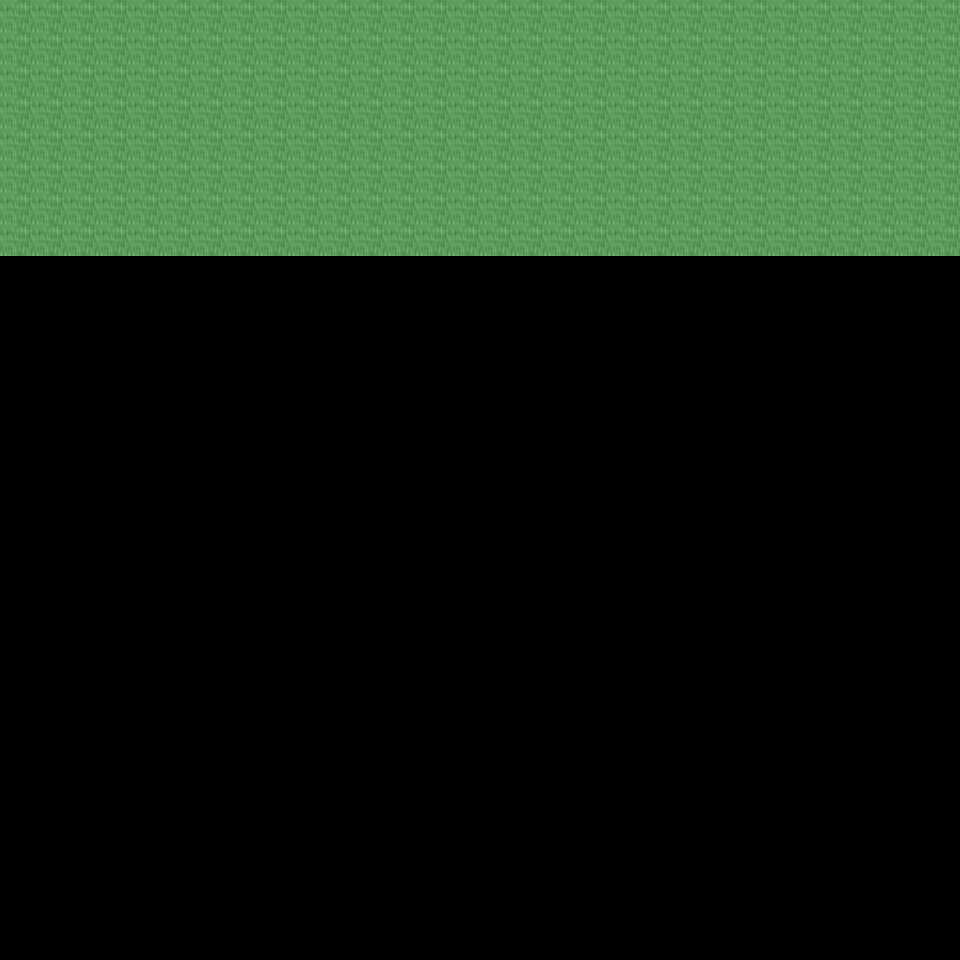

Below is a game level as drawn by its tile map, then a one-line description and the .tmx that defines it (tile-layer data replaced by summaries):
An orthogonal 30x30 tile map with 32x32 px tiles, 6 tile layers (Ground, Object, Object2, Above, ...), 12 tilesets and 2 objects (2x mapExit).

<map version="1.0" orientation="orthogonal" renderorder="right-down" width="30" height="30" tilewidth="32" tileheight="32" nextobjectid="3">
  <tileset firstgid="1" name="tileset_ground_ground" tilewidth="32" tileheight="32" tilecount="33" columns="3">
    <image source="../drawable/tileset_ground_ground.png" width="96" height="352" />
  </tileset>
  <tileset firstgid="34" name="tileset_ground_water_pool" tilewidth="32" tileheight="32" tilecount="72" columns="3">
    <image source="../drawable/tileset_ground_water_pool.png" width="96" height="768" />
  </tileset>
  <tileset firstgid="106" name="tileset_ground_grass_edges" tilewidth="32" tileheight="32" tilecount="36" columns="12">
    <image source="../drawable/tileset_ground_grass_edges.png" width="384" height="96" />
  </tileset>
  <tileset firstgid="142" name="tileset_ground_grass_corners" tilewidth="32" tileheight="32" tilecount="24" columns="6">
    <image source="../drawable/tileset_ground_grass_corners.png" width="192" height="128" />
  </tileset>
  <tileset firstgid="166" name="tileset_building_wall_wood" tilewidth="32" tileheight="32" tilecount="16" columns="4">
    <image source="../drawable/tileset_building_wall_wood.png" width="128" height="128" />
  </tileset>
  <tileset firstgid="182" name="tileset_plant_grasses" tilewidth="32" tileheight="32" tilecount="6" columns="3">
    <image source="../drawable/tileset_plant_grasses.png" width="96" height="64" />
  </tileset>
  <tileset firstgid="188" name="tileset_plant_flower_daisy_yellow" tilewidth="32" tileheight="32" tilecount="8" columns="2">
    <image source="../drawable/tileset_plant_flower_daisy_yellow.png" width="64" height="128" />
  </tileset>
  <tileset firstgid="196" name="tileset_plant_flower_daisy_blue" tilewidth="32" tileheight="32" tilecount="8" columns="2">
    <image source="../drawable/tileset_plant_flower_daisy_blue.png" width="64" height="128" />
  </tileset>
  <tileset firstgid="204" name="tileset_building_door_door_w" tilewidth="32" tileheight="32" tilecount="6" columns="2">
    <image source="../drawable/tileset_building_door_door_w.png" width="64" height="96" />
  </tileset>
  <tileset firstgid="210" name="tileset_building_door_door_e" tilewidth="32" tileheight="32" tilecount="6" columns="2">
    <image source="../drawable/tileset_building_door_door_e.png" width="64" height="96" />
  </tileset>
  <tileset firstgid="216" name="tileset_logic_creature_animal" tilewidth="32" tileheight="32" tilecount="32" columns="8">
    <image source="../drawable/tileset_logic_creature_animal.png" width="256" height="128" />
  </tileset>
  <tileset firstgid="248" name="tileset_logic_collision" tilewidth="32" tileheight="32" tilecount="1" columns="1">
    <image source="../drawable/tileset_logic_collision.png" width="32" height="32" />
  </tileset>
  <layer name="Ground" width="30" height="30">
    <data>[900 cells, 240 non-empty, 1 distinct tile ids]</data>
  </layer>
  <layer name="Object" width="30" height="30">
    <data>[900 cells, 0 non-empty, 0 distinct tile ids]</data>
  </layer>
  <layer name="Object2" width="30" height="30">
    <data>[900 cells, 0 non-empty, 0 distinct tile ids]</data>
  </layer>
  <layer name="Above" width="30" height="30">
    <data>[900 cells, 0 non-empty, 0 distinct tile ids]</data>
  </layer>
  <layer name="Above2" width="30" height="30">
    <data>[900 cells, 0 non-empty, 0 distinct tile ids]</data>
  </layer>
  <layer name="Walkable" width="30" height="30">
    <data>[900 cells, 240 non-empty, 1 distinct tile ids]</data>
  </layer>
  <objectgroup name="MapEvents">
    <object id="1" name="west" type="mapExit" x="0" y="256" width="32" height="704">
      <properties>
        <property name="map" value="level_0_x189_y97" />
        <property name="x" value="28" />
        <property name="y" value="8" />
      </properties>
    </object>
    <object id="2" name="east" type="mapExit" x="928" y="256" width="32" height="704">
      <properties>
        <property name="map" value="level_0_x191_y97" />
        <property name="x" value="1" />
        <property name="y" value="8" />
      </properties>
    </object>
  </objectgroup>
</map>
